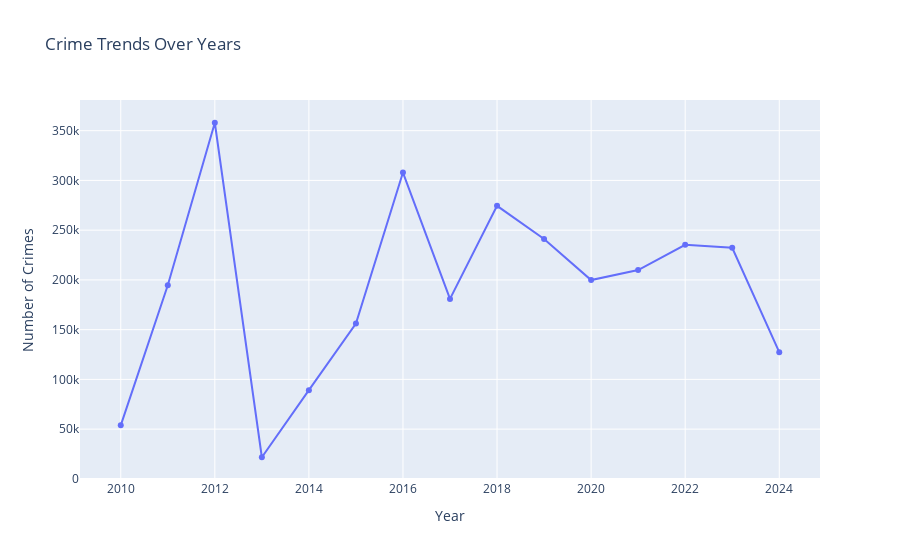

The code cell stored with this chart in its notebook:
### Code cell
import plotly.express as px

# Create a DataFrame for yearly trends
df['year_occ'] = df['date_occ'].dt.year
crimes_per_year = df.groupby('year_occ').size().reset_index(name='crime_count')

# Interactive line plot
fig = px.line(crimes_per_year, x='year_occ', y='crime_count',
              title="Crime Trends Over Years",
              labels={'year_occ': 'Year', 'crime_count': 'Number of Crimes'})
fig.update_traces(mode='lines+markers')
fig.show()

### Figure 1 — Plotly figure (JSON) as saved in the notebook; plotly's stock layout.template omitted (floating-point values rounded to 4 significant figures)
{"data": [{"hovertemplate": "Year=%{x}<br>Number of Crimes=%{y}<extra></extra>", "legendgroup": "", "line": {"color": "#636efa", "dash": "solid"}, "marker": {"symbol": "circle"}, "mode": "lines+markers", "name": "", "orientation": "v", "showlegend": false, "type": "scatter", "x": [2010, 2011, 2012, 2013, 2014, 2015, 2016, 2017, 2018, 2019, 2020, 2021, 2022, 2023, 2024], "xaxis": "x", "y": [53845, 194687, 357971, 21748, 89205, 156194, 307913, 180906, 274480, 241076, 199844, 209868, 235252, 232351, 127366], "yaxis": "y"}], "layout": {"legend": {"tracegroupgap": 0}, "title": {"text": "Crime Trends Over Years"}, "xaxis": {"anchor": "y", "domain": [0, 1], "title": {"text": "Year"}}, "yaxis": {"anchor": "x", "domain": [0, 1], "title": {"text": "Number of Crimes"}}}}
